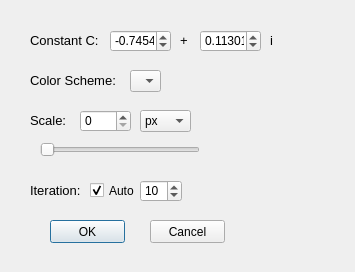
<?xml version="1.0" encoding="UTF-8"?>
<ui version="4.0">
 <class>Fractal_Dialog</class>
 <widget class="QDialog" name="Fractal_Dialog">
  <property name="geometry">
   <rect>
    <x>0</x>
    <y>0</y>
    <width>355</width>
    <height>272</height>
   </rect>
  </property>
  <property name="windowTitle">
   <string>Множина Жюлія</string>
  </property>
  <property name="windowIcon">
   <iconset resource="Resources.qrc">
    <normaloff>:/Icons/Icons/2.png</normaloff>:/Icons/Icons/2.png</iconset>
  </property>
  <widget class="QLabel" name="Constant_C">
   <property name="geometry">
    <rect>
     <x>30</x>
     <y>30</y>
     <width>71</width>
     <height>21</height>
    </rect>
   </property>
   <property name="font">
    <font>
     <pointsize>10</pointsize>
    </font>
   </property>
   <property name="toolTip">
    <string>&lt;html&gt;&lt;head/&gt;&lt;body&gt;&lt;p&gt;Опис, що за що відповідає константа C&lt;/p&gt;&lt;/body&gt;&lt;/html&gt;</string>
   </property>
   <property name="text">
    <string>Constant C:</string>
   </property>
  </widget>
  <widget class="QLabel" name="PlusLabel">
   <property name="geometry">
    <rect>
     <x>180</x>
     <y>30</y>
     <width>16</width>
     <height>21</height>
    </rect>
   </property>
   <property name="font">
    <font>
     <pointsize>10</pointsize>
    </font>
   </property>
   <property name="text">
    <string>+</string>
   </property>
  </widget>
  <widget class="QLabel" name="ImaginaryLabel">
   <property name="geometry">
    <rect>
     <x>270</x>
     <y>30</y>
     <width>16</width>
     <height>21</height>
    </rect>
   </property>
   <property name="font">
    <font>
     <pointsize>10</pointsize>
    </font>
   </property>
   <property name="text">
    <string>i</string>
   </property>
  </widget>
  <widget class="QLabel" name="Color_Scheme">
   <property name="geometry">
    <rect>
     <x>30</x>
     <y>70</y>
     <width>91</width>
     <height>21</height>
    </rect>
   </property>
   <property name="font">
    <font>
     <pointsize>10</pointsize>
    </font>
   </property>
   <property name="toolTip">
    <string>&lt;html&gt;&lt;head/&gt;&lt;body&gt;&lt;p&gt;Опис кольорової схеми&lt;/p&gt;&lt;/body&gt;&lt;/html&gt;</string>
   </property>
   <property name="text">
    <string>Color Scheme:</string>
   </property>
  </widget>
  <widget class="QLabel" name="Scale">
   <property name="geometry">
    <rect>
     <x>30</x>
     <y>110</y>
     <width>91</width>
     <height>21</height>
    </rect>
   </property>
   <property name="font">
    <font>
     <pointsize>10</pointsize>
    </font>
   </property>
   <property name="toolTip">
    <string>&lt;html&gt;&lt;head/&gt;&lt;body&gt;&lt;p&gt;Масштаб&lt;/p&gt;&lt;/body&gt;&lt;/html&gt;</string>
   </property>
   <property name="text">
    <string>Scale:</string>
   </property>
  </widget>
  <widget class="QSlider" name="ScaleSlider">
   <property name="geometry">
    <rect>
     <x>40</x>
     <y>140</y>
     <width>160</width>
     <height>19</height>
    </rect>
   </property>
   <property name="minimum">
    <number>0</number>
   </property>
   <property name="maximum">
    <number>2000</number>
   </property>
   <property name="singleStep">
    <number>25</number>
   </property>
   <property name="value">
    <number>0</number>
   </property>
   <property name="orientation">
    <enum>Qt::Horizontal</enum>
   </property>
  </widget>
  <widget class="QPushButton" name="OkButton">
   <property name="geometry">
    <rect>
     <x>50</x>
     <y>220</y>
     <width>75</width>
     <height>23</height>
    </rect>
   </property>
   <property name="text">
    <string>OK</string>
   </property>
  </widget>
  <widget class="QPushButton" name="CancelButton">
   <property name="geometry">
    <rect>
     <x>150</x>
     <y>220</y>
     <width>75</width>
     <height>23</height>
    </rect>
   </property>
   <property name="text">
    <string>Cancel</string>
   </property>
  </widget>
  <widget class="QLabel" name="IterationLabel">
   <property name="geometry">
    <rect>
     <x>30</x>
     <y>180</y>
     <width>91</width>
     <height>21</height>
    </rect>
   </property>
   <property name="font">
    <font>
     <pointsize>10</pointsize>
    </font>
   </property>
   <property name="toolTip">
    <string>&lt;html&gt;&lt;head/&gt;&lt;body&gt;&lt;p&gt;Масштаб&lt;/p&gt;&lt;/body&gt;&lt;/html&gt;</string>
   </property>
   <property name="text">
    <string>Iteration:</string>
   </property>
  </widget>
  <widget class="QCheckBox" name="IterationCheckBox">
   <property name="geometry">
    <rect>
     <x>90</x>
     <y>182</y>
     <width>70</width>
     <height>17</height>
    </rect>
   </property>
   <property name="text">
    <string>Auto</string>
   </property>
   <property name="checked">
    <bool>true</bool>
   </property>
  </widget>
  <widget class="QSpinBox" name="IterationSpinBox">
   <property name="geometry">
    <rect>
     <x>140</x>
     <y>180</y>
     <width>42</width>
     <height>22</height>
    </rect>
   </property>
   <property name="minimum">
    <number>1</number>
   </property>
   <property name="maximum">
    <number>5000</number>
   </property>
   <property name="value">
    <number>10</number>
   </property>
  </widget>
  <widget class="QDoubleSpinBox" name="RealSpinBox">
   <property name="geometry">
    <rect>
     <x>110</x>
     <y>30</y>
     <width>61</width>
     <height>22</height>
    </rect>
   </property>
   <property name="decimals">
    <number>5</number>
   </property>
   <property name="minimum">
    <double>-100.000000000000000</double>
   </property>
   <property name="maximum">
    <double>100.000000000000000</double>
   </property>
   <property name="value">
    <double>-0.745430000000000</double>
   </property>
  </widget>
  <widget class="QDoubleSpinBox" name="ImaginarySpinBox">
   <property name="geometry">
    <rect>
     <x>200</x>
     <y>30</y>
     <width>61</width>
     <height>22</height>
    </rect>
   </property>
   <property name="decimals">
    <number>5</number>
   </property>
   <property name="minimum">
    <double>-100.000000000000000</double>
   </property>
   <property name="value">
    <double>0.113010000000000</double>
   </property>
  </widget>
  <widget class="QComboBox" name="unitsComboBox">
   <property name="geometry">
    <rect>
     <x>140</x>
     <y>110</y>
     <width>51</width>
     <height>22</height>
    </rect>
   </property>
   <item>
    <property name="text">
     <string>px</string>
    </property>
   </item>
   <item>
    <property name="text">
     <string>cm</string>
    </property>
   </item>
   <item>
    <property name="text">
     <string>mm</string>
    </property>
   </item>
  </widget>
  <widget class="QSpinBox" name="spinBox">
   <property name="geometry">
    <rect>
     <x>80</x>
     <y>110</y>
     <width>51</width>
     <height>22</height>
    </rect>
   </property>
   <property name="maximum">
    <number>2000</number>
   </property>
   <property name="singleStep">
    <number>25</number>
   </property>
  </widget>
  <widget class="QComboBox" name="comboBox">
   <property name="geometry">
    <rect>
     <x>130</x>
     <y>70</y>
     <width>31</width>
     <height>22</height>
    </rect>
   </property>
  </widget>
 </widget>
 <resources>
  <include location="Resources.qrc"/>
 </resources>
 <connections/>
</ui>
